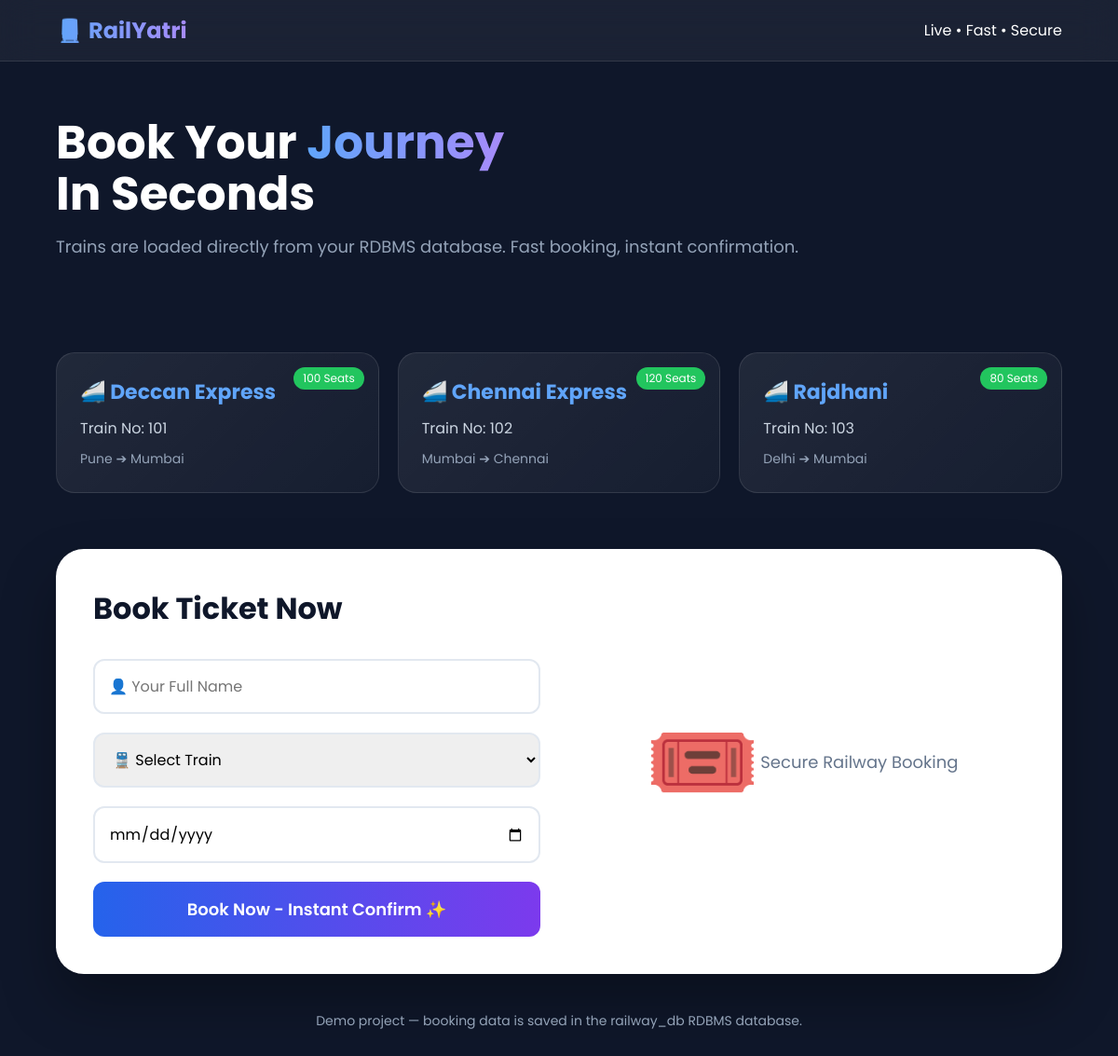
The page / on the database its author committed.
### tables this page shows
CREATE TABLE trains (
    train_id INT NOT NULL,
    train_name VARCHAR(100) DEFAULT NULL,
    source VARCHAR(100) DEFAULT NULL,
    destination VARCHAR(100) DEFAULT NULL,
    seats INT DEFAULT NULL,
    PRIMARY KEY (train_id)
);

### index.php (the view, shortened to what this page needs)
<?php
$conn = new mysqli("localhost", "root", "", "railway_db");
$result = $conn->query("SELECT * FROM trains");
?>
<!DOCTYPE html>
<html>
<head>
</head>
<body>
<div class="navbar"><div class="logo">🚆 RailYatri</div><div>Live • Fast • Secure</div></div>
<div class="hero">
<div class="hero-text">
<h1>Book Your <span>Journey</span><br> In Seconds</h1>
<p>Trains are loaded directly from your RDBMS database. Fast booking, instant confirmation.</p>
</div>
</div>
<div class="card-grid">
<?php while($row = $result->fetch_assoc()){ ?>
<div class="train-card">
<span class="badge"><?= htmlspecialchars($row['seats']) ?> Seats</span>
<h3>🚄 <?= htmlspecialchars($row['train_name']) ?></h3>
<p style="margin:10px 0;color:#cbd5e1">Train No: <?= htmlspecialchars($row['train_id']) ?></p>
<p style="font-size:14px;color:#94a3b8">
<?= htmlspecialchars($row['source']) ?> ➔ <?= htmlspecialchars($row['destination']) ?>
</p>
</div>
<?php } ?>
</div>
<div class="booking-section">
<div class="booking-form">
<h2>Book Ticket Now</h2>
<form action="book.php" method="POST">
<input type="text" name="name" placeholder="👤 Your Full Name" maxlength="100" required>
<select name="train_id" required>
<option value="">🚆 Select Train</option>
</select>
<input type="date" name="jdate" min="<?= date('Y-m-d') ?>" required>
<button class="btn" type="submit">Book Now - Instant Confirm ✨</button>
</form>
</div>
<div class="lottie">🎟️<br><span style="font-size:18px;color:#64748b">Secure Railway Booking</span></div>
</div>
<div class="note">Demo project — booking data is saved in the railway_db RDBMS database.</div>
</body>
</html>

### index.php (style rules this page uses)
* { margin:0;padding:0;box-sizing:border-box;font-family:'Poppins',sans-serif }
body { background:#0f172a;color:white;overflow-x:hidden }
.navbar { background:rgba(255,255,255,0.05);backdrop-filter:blur(20px);padding:15px 5%;display:flex;justify-content:space-between;align-items:center;position:sticky;top:0;z-index:100;border-bottom:1px solid rgba(255,255,255,0.1) }
.logo { font-size:24px;font-weight:700;background:linear-gradient(90deg,#60a5fa,#a78bfa);-webkit-background-clip:text;-webkit-text-fill-color:transparent }
.hero { padding:60px 5%;display:flex;gap:40px;align-items:center;flex-wrap:wrap }
.hero-text h1 { font-size:50px;line-height:1.1;margin-bottom:15px }
.hero-text h1 span { background:linear-gradient(90deg,#60a5fa,#a78bfa);-webkit-background-clip:text;-webkit-text-fill-color:transparent }
.hero-text p { color:#94a3b8;font-size:18px;margin-bottom:20px }
.card-grid { display:grid;grid-template-columns:repeat(auto-fit,minmax(280px,1fr));gap:20px;padding:20px 5% }
.train-card { background:linear-gradient(135deg,rgba(255,255,255,0.08),rgba(255,255,255,0.03));border:1px solid rgba(255,255,255,0.1);border-radius:20px;padding:25px;transition:0.4s;position:relative;overflow:hidden }
.train-card h3 { font-size:22px;color:#60a5fa }
.badge { background:#22c55e;padding:3px 10px;border-radius:20px;font-size:12px;position:absolute;top:15px;right:15px }
.booking-section { background:white;color:#0f172a;margin:40px 5%;border-radius:30px;padding:40px;display:flex;gap:40px;flex-wrap:wrap;box-shadow:0 30px 60px rgba(0,0,0,0.3) }
.booking-form { flex:1;min-width:300px }
.booking-form h2 { font-size:32px;margin-bottom:20px }
.booking-form input,.booking-form select { width:100%;padding:15px;margin:10px 0;border:2px solid #e2e8f0;border-radius:12px;font-size:16px;outline:none;transition:0.3s }
.btn { width:100%;padding:16px;background:linear-gradient(90deg,#2563eb,#7c3aed);color:white;border:none;border-radius:12px;font-size:18px;font-weight:600;cursor:pointer;transition:0.3s;margin-top:10px }
.lottie { flex:1;min-width:300px;display:flex;align-items:center;justify-content:center;font-size:100px }
.note { margin:0 5% 40px;color:#94a3b8;text-align:center;font-size:14px }

### rows shown on the page
trains: seats "100", train_name "Deccan Express", train_id "101", source "Pune", destination "Mumbai"
trains: seats "120", train_name "Chennai Express", train_id "102", source "Mumbai", destination "Chennai"
trains: seats "80", train_name "Rajdhani", train_id "103", source "Delhi", destination "Mumbai"
